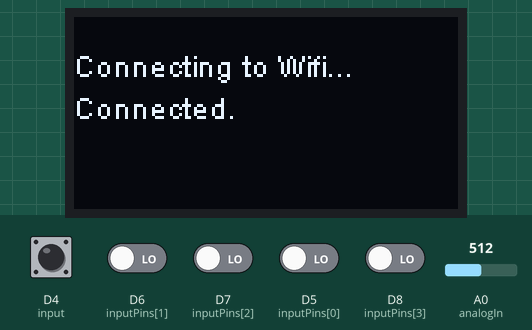
A sketch run on a simulated ESP8266 (NodeMCU). Parts: 128×64 one-colour display. The inputs (shaded band) are chosen by the test bench; at power-on: D4 (input) HIGH, D5 (inputPins[0]), D6 (inputPins[1]), D7 (inputPins[2]), D8 (inputPins[3]) LOW, A0 (analogIn) = 512. WiFi joins after 1.5 s; servers stay silent unless stated; no MQTT or app messages arrive unless stated; what the sketch prints to the serial monitor is not drawn.

Above: at 7.8 s.
7.9 s: D4 (input) pulled LOW for 0.15 s
At 9.3 s:
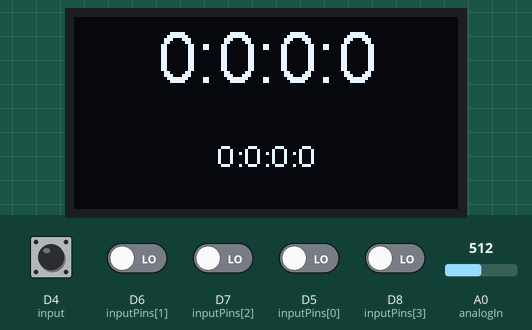
14.4 s: D4 (input) driven LOW and D6 (inputPins[1]) driven HIGH
At 16.1 s:
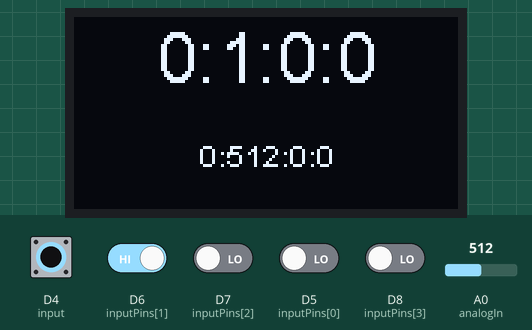
16.5 s: D7 (inputPins[2]) driven HIGH
At 18.0 s:
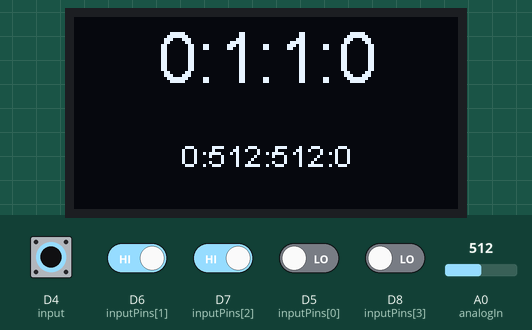
Timing chart, 0 to 19.3 s (numbered marks = the images above; inputs shaded):
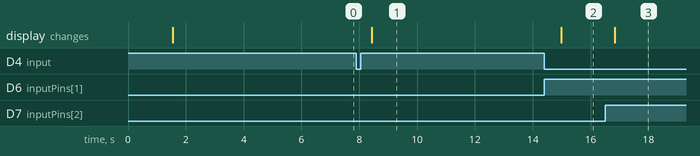

Measured:
- after the input at 7.9 s, the display: changes after 0.54 s (image 1)
- after the input at 14.4 s, the display: changes after 0.59 s (image 2)
- after the input at 16.5 s, the display: changes after 0.33 s (image 3)

The sketch:

simpleControlTerminal.ino
```cpp
/*
 * CONTROL BOARD wiht 4 inputs, and an analog rotator for intensity
 * Binh Nguyen, last update July 3, 2017

*/

/*_________________________  LIBRARIES ________________________*/

#include <ESP8266WiFi.h>
#include <PubSubClient.h>
#include <ESP8266mDNS.h>
#include <ArduinoOTA.h>
#include <WiFiUdp.h>
#include <ArduinoJson.h>
#include <Wire.h>
#include <SSD1306.h>
#include <SSD1306Wire.h>
#include <NTPClient.h>
#include <Time.h>
#include <TimeLib.h>
#include <Timezone.h>

WiFiClient espClient;
PubSubClient client(espClient);

SSD1306  display(0x3c, D1, D2); //0x3d for the Adafruit 1.3" OLED, 0x3C being the usual address of the OLED **C** for my model
/*_________________________  NTP CLOCKS ________________________*/
#define NTP_OFFSET   60 * 60      // In seconds
#define NTP_INTERVAL 60 * 1000    // In miliseconds
#define NTP_ADDRESS  "asia.pool.ntp.org"  // change this to whatever pool is closest (see ntp.org)

WiFiUDP ntpUDP;
NTPClient timeClient(ntpUDP, NTP_ADDRESS, NTP_OFFSET, NTP_INTERVAL);

// Create a display object


/*_________________________  WIFIA ________________________*/

const char* ssid = "wifi_SSID";   // insert your own ssid
const char* password = "wifi_password";              // and password
String date;
String t;
const char * days[] = {"Sunday", "Monday", "Tuesday", "Wednesday", "Thursday", "Friday", "Saturday"} ;
const char * months[] = {"Jan", "Feb", "Mar", "Apr", "May", "June", "July", "Aug", "Sep", "Oct", "Nov", "Dec"} ;
const char * ampm[] = {"AM", "PM"} ;

#define mqtt_server "mqtt_server"
#define mqtt_user "mqtt_user"
#define mqtt_password "mqtt_password"
#define mqtt_port 1883
/*_________________________  MQTT TOPICS ________________________*/

#define light_state_topic "workingdesk/Controller"
#define light_set_topic "workingdesk/Controller/set"

const char* on_cmd = "ON";
const char* off_cmd = "OFF";

/*_________________________  FOR OTA ________________________*/

#define SENSORNAME "Controller"
#define OTApassword "OTA_password" // change this to whatever password you want to use when you upload OTA
int OTAport = 8266;

/*_________________________  PIN DEFINITIONS  ________________________*/
#define input D4
#define analogIn A0
int inputPins[] = {D5, D6, D7, D8};
String deviceName[] = {"One","Two", "Three", "Four"};
int deviceStatus[] = {0, 0, 0, 0};
bool s[] = {false, false, false, false};
int deviceSet[] = {0, 0, 0, 0};
unsigned int samplingDuration = 60;
unsigned long prevSample = 0;
unsigned int pubDuration = 300;  //5 minutes
unsigned long prevPub = 0;
String pinStatus = "", pinValues = "";
unsigned long uptime = 0;
int pinCounts = 4;
int diffDelta = 10;

char message_buff[100];
const int BUFFER_SIZE = 300;
bool stateOn = false;
bool willPublish = false;

/*_________________________  SETUP LOOP  ________________________*/

void setup() {
  // put your setup code here, to run once:
  Serial.begin(115200);
  delay(10);

  setup_wifi();

  client.setServer(mqtt_server, mqtt_port);
  client.setCallback(callback);
  reconnect();
  Serial.print("MQTT passed");
  delay(2000);

  setupOTA();
  Serial.print("\tOTA passed");
  delay(2000);

  for (int i = 0; i < pinCounts; i++) {
    pinMode(inputPins[i], INPUT);
  };
  pinMode(analogIn, INPUT);
  pinMode(input, INPUT_PULLUP);
  Wire.begin(); // 0=sda, 2=scl
  Serial.print("\tExiting SETUP LOOP");
  delay(1000);
}
/*_________________________  SETUP OVER-AIR UPDATE(OTA)  ________________________*/

void setupOTA(){
  ArduinoOTA.setPort(OTAport);
  ArduinoOTA.setHostname(SENSORNAME);
  ArduinoOTA.setPassword((const char *)OTApassword);
  ArduinoOTA.onStart([]() {
    Serial.println("Starting");
  });
  ArduinoOTA.onEnd([]() {
    Serial.println("\nEnd");
  });
  ArduinoOTA.onProgress([](unsigned int progress, unsigned int total) {
    Serial.printf("Progress: %u%%\r", (progress / (total / 100)));
  });
  ArduinoOTA.onError([](ota_error_t error) {
    Serial.printf("Error[%u]: ", error);
    if (error == OTA_AUTH_ERROR) Serial.println("Auth Failed");
    else if (error == OTA_BEGIN_ERROR) Serial.println("Begin Failed");
    else if (error == OTA_CONNECT_ERROR) Serial.println("Connect Failed");
    else if (error == OTA_RECEIVE_ERROR) Serial.println("Receive Failed");
    else if (error == OTA_END_ERROR) Serial.println("End Failed");
  });
  ArduinoOTA.begin();
  }

/*_________________________  START SETUP WIFI  ________________________*/

void setup_wifi() {

  delay(10);
  Serial.println();
  Serial.print("Connecting to ");
  Serial.println(ssid);

  WiFi.mode(WIFI_STA);
  WiFi.begin(ssid, password);
  while (WiFi.status() != WL_CONNECTED) {
    delay(500);
    Serial.print(".");
  }
  Serial.println("");
  Serial.println("WiFi connected");
  Serial.println("IP address: ");
  Serial.println(WiFi.localIP());

  //Setup SSD1306 OLED
  display.init();
  display.flipScreenVertically();
  display.clear();
  display.drawString(0, 10, "Connecting to Wifi...");
  display.drawString(0, 24, "Connected.");
  display.display();
}
/*_________________________  START CALLBACK  ________________________*/

void callback(char* topic, byte* payload, unsigned int length) {
  Serial.print("Message arrived [");
  Serial.print(topic);
  Serial.print("] ");

  char message[length + 1];
  for (int i = 0; i < length; i++) {
    message[i] = (char)payload[i];
  }
  message[length] = '\0';
  Serial.println(message);

  if (!processJson(message)) {
    return;
  }
  sendState();
}

/*_________________________  START PROCESS JSON  ________________________*/

bool processJson(char* message) {
  StaticJsonBuffer<BUFFER_SIZE> jsonBuffer;

  JsonObject& root = jsonBuffer.parseObject(message);

  if (!root.success()) {
    Serial.println("parseObject() failed");
    return false;
  }
  return true;
}
/*_________________________  START SEND STATE  ________________________*/

void sendState() {
  StaticJsonBuffer<BUFFER_SIZE> jsonBuffer;

  JsonObject& root = jsonBuffer.createObject();
  float uptime_hrs = uptime/3600.0;
  root["uptime"] = String(uptime_hrs);
  root["sensor"] = SENSORNAME;

  for (int i = 0; i < pinCounts; i++) {
    String device_name = deviceName[i];
    JsonObject& device = root.createNestedObject(device_name);
    device["state"] = deviceStatus[i];
    int val = deviceSet[i];
    device["intensity"] = deviceSet[i];
    }

  char buffer[root.measureLength() + 1];
  root.printTo(buffer, sizeof(buffer));
  String sPayload = "";
  root.printTo(sPayload);
  char* cPayload = &sPayload[0u];

  client.publish(light_state_topic, buffer, true);
  Serial.println("TO MQTT: " + String(buffer));
}
/*_________________________  START RECONNECT  ________________________*/

void reconnect() {
  // Loop until we're reconnected
  while (!client.connected()) {
    Serial.print("Attempting MQTT connection...");
    // Attempt to connect
    if (client.connect(SENSORNAME, mqtt_user, mqtt_password)) {
      Serial.println("connected");
      client.subscribe(light_set_topic);
      sendState();
    } else {
      Serial.print("failed, rc=");
      Serial.print(client.state());
      Serial.println(" try again in 5 seconds");
      // Wait 5 seconds before retrying
      delay(5000);
    }
  }
}
/*_________________________ MAIN LOOP  ________________________*/

void loop() {
  ArduinoOTA.handle();
  if (!client.connected()) {
    reconnect();
    software_Reset();
  }
  client.loop();

  uptime = millis()/1000;
  int inputStatus = digitalRead(input);

  if (inputStatus == LOW){
    checkInputs();
  } else{
    bool willPublish =  s[0] || s[1] || s[2] || s[3];
    if (isTimePublish() || willPublish){
      sendState();
      s[0] = s[1] = s[2]= s[3] = false;
    }
    //running to clock
    if ((uptime - prevSample) > samplingDuration){
      //when buton is NOT pressed, and the 60 seconds since the last update, update the time
      prevSample = uptime;
      displayClock();
    }
  }
  Serial.print("\nUptime:");
  Serial.print(uptime);
  Serial.print("\tlastPub:");
  Serial.print(prevPub);
  Serial.print("\tlastSampling:");
  Serial.print(prevSample);
  Serial.print("\tD3 status:");
  Serial.print(inputStatus);
//  Serial.print("\ts:");
//  Serial.print(s);
  Serial.print("\twillPublish:");
  Serial.println(willPublish);
  delay(100);
}

/*_________________________ CHECK INPUTS   ________________________*/

int checkInputs(){
  for (int i = 0; i < pinCounts; i++) {
    int pinRead = digitalRead(inputPins[i]);

    if (pinRead == HIGH){
      unsigned int val = analogRead(analogIn);
      unsigned int _val = deviceSet[i];
      if (isNewInput(val, _val)){
        deviceSet[i] = val;
        int onState = (val > 100)? 1: 0;  //change this value to set the state ON - OFF
        deviceStatus[i] = onState;
        s[i] = true;
        Serial.print("\tNew Value");
        Serial.print(isNewInput(val, _val));
      }
      Serial.print("\tA0 Value");
      Serial.print(val);
    }
    delay(100);
  }
    pinValues = String(deviceSet[0]) + ":"+ String(deviceSet[1]) \
    +":"+ String(deviceSet[2]) + ":"+ String(deviceSet[3]);
    pinStatus = String(deviceStatus[0]) + ":"+ String(deviceStatus[1]) \
    + ":" +String(deviceStatus[2]) + ":"+ String(deviceStatus[3]);

    Serial.print("\tD5-D8 Status:");
    Serial.print(pinStatus);
    Serial.print("\tD5-D8 Set:");
    Serial.println(pinValues);
    delay(100);

    display.clear();
    display.setTextAlignment(TEXT_ALIGN_CENTER);
    display.setFont(ArialMT_Plain_24);
    display.drawStringMaxWidth(64, 0, 128, pinStatus);
    display.setFont(ArialMT_Plain_10);
    display.drawStringMaxWidth(64, 40, 128, pinValues);
    display.display();
}
/*_________________________ SIMPLE CLOCK   ________________________*/


void displayClock(){
  if (WiFi.status() != WL_CONNECTED) //if WIFI is not connected
  {
    display.clear();
    display.drawString(0, 10, "Connecting to Wifi...");
    WiFi.begin(ssid, password);
    display.drawString(0, 24, "Connected.");
    display.display();
    delay(100);
  }
   //proceed to get the data
    date = "";  // clear the variables
    t = "";

    // update the NTP client and get the UNIX UTC timestamp
    timeClient.update();
    unsigned long epochTime =  timeClient.getEpochTime();

    // convert received time stamp to time_t object
    time_t local, utc;
    utc = epochTime;

    // Then convert the UTC UNIX timestamp to local time
    TimeChangeRule usEDT = {"EDT", Second, Sun, Mar, 2, +360};  //UTC +7  hours - change this as needed
    TimeChangeRule hanoi = {"EST", First, Sun, Nov, 2, +360};   //UTC + 7 hours - change this as needed
    Timezone vnHanoi(usEDT, usEDT);
    local = vnHanoi.toLocal(utc);

    // now format the Time variables into strings with proper names for month, day etc
    date += days[weekday(local) - 1];
    date += ", ";
    date += months[month(local) - 1];
    date += " ";
    date += day(local);
    date += ", ";
    date += year(local);

    // format the time to 12-hour format with AM/PM and no seconds
    t += hourFormat12(local);
    t += ":";
    if (minute(local) < 10) // add a zero if minute is under 10
      t += "0";
    t += minute(local);
    t += " ";
    t += ampm[isPM(local)];

    // Display the date and time
    Serial.println("");
    Serial.print("Local date: ");
    Serial.print(date);
    Serial.print("\tLocal time: ");
    Serial.println(t);

    // print the date and time on the OLED
    display.clear();
    display.setTextAlignment(TEXT_ALIGN_CENTER);
    display.setFont(ArialMT_Plain_24);
    display.drawStringMaxWidth(64, 10, 128, t);
    display.setFont(ArialMT_Plain_10);
    display.drawStringMaxWidth(64, 38, 128, date);
    display.display();
    delay(100);
}
/*_________________________ BOUND READING   ________________________*/

bool isNewInput(int _old, int _new){
  if (((_new - _old) > diffDelta) || ((_old - _new) > diffDelta)) {
    return true;
      }
  return false;
}
/*_________________________ RESET  ________________________*/

void software_Reset() // Restarts program from beginning but does not reset the peripherals and registers
{
  delay(2000);
  if (!client.connected()){
    Serial.print("\Resetting");
    ESP.reset();
  }
}

bool isTimePublish(){
  if ((uptime - prevPub)> pubDuration){
    prevPub = uptime;
    return true;
  }
  return false;
}
```
